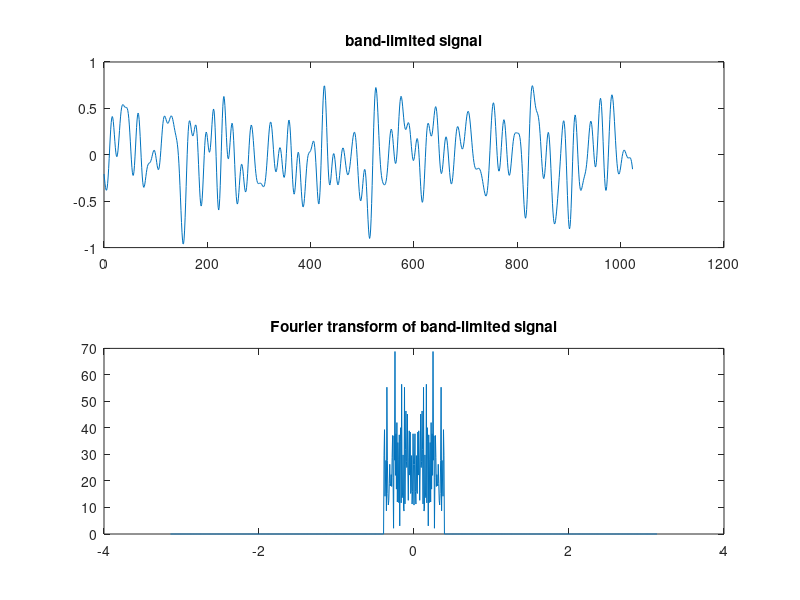
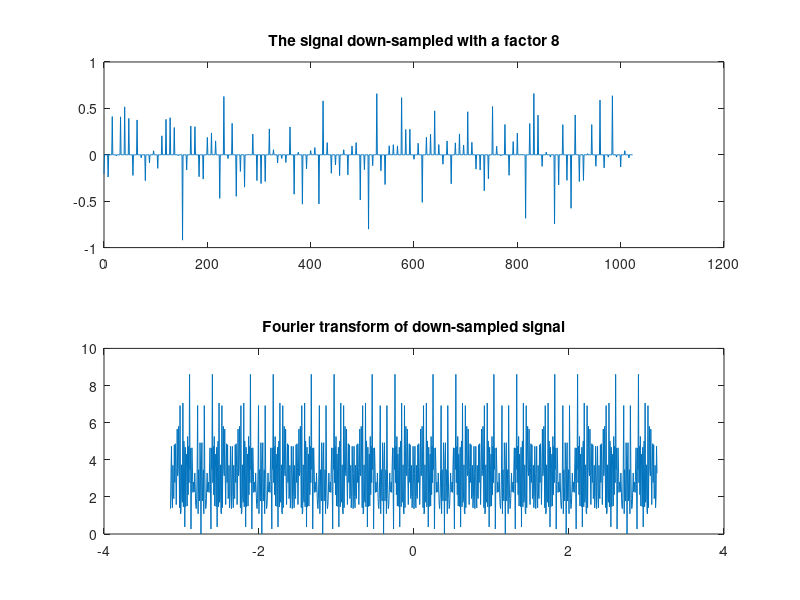
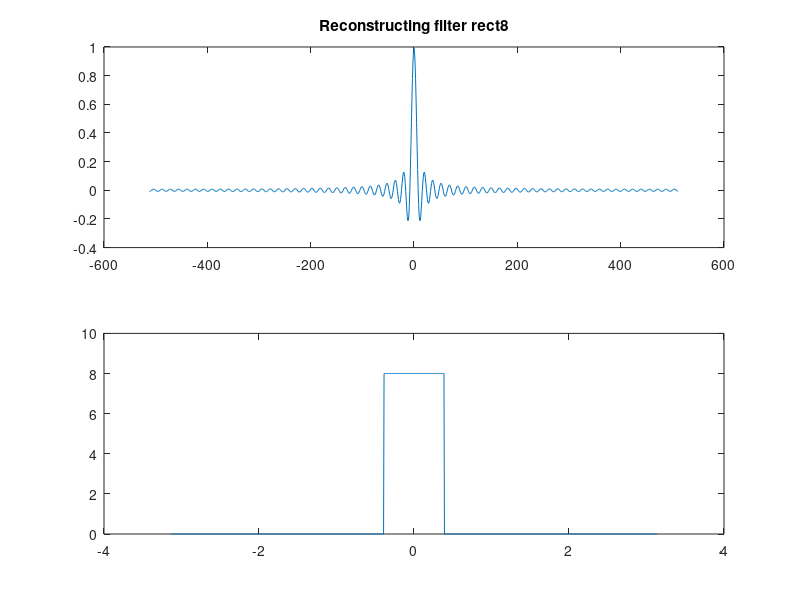
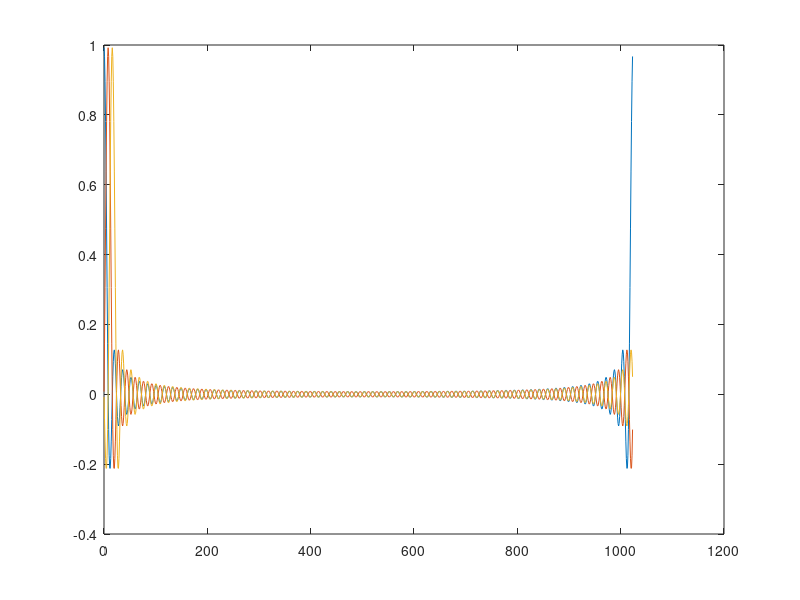

Recreate these plots in MATLAB, in order.
s = randn(1024,1);
S = fftshift(fft(s));
u = (-512:511)' * pi/512;
Rect8 = (abs(u) < pi/8);
Sbl = S .* Rect8; %Create a pi/4-band-limited transform
sbl = ifft(ifftshift(Sbl));
figure(1);subplot(2,1,1);plot(0:1023,sbl);
title('band-limited signal');
subplot(2,1,2);plot(u,abs(Sbl));
title('Fourier transform of band-limited signal');

% Downsample by 8
downsampl8=sbl(1:8:end);

% Upsample by inserting zeroes
upsampl8 = zeros(1024,1);
upsampl8(1:8:end) = downsampl8;
figure(2); subplot(2,1,1); plot(0:1023,upsampl8);
title('The signal down-sampled with a factor 8');
subplot(2,1,2); plot(u,abs(fftshift(fft(upsampl8))));
title('Fourier transform of down-sampled signal');


% Plot rect signal
rect8 = ifft(fftshift(8*Rect8));
figure(3);
subplot(2,1,1); plot(-512:511, ifftshift(rect8));
title('Reconstructing filter rect8');
subplot(2,1,2); plot(u,abs(fftshift(fft(rect8))));

for ix=0:127,
    B8(:,ix+1) = circshift(rect8,8*ix);
end
figure(4); plot(0:1023,B8(:,[1 2 3]));
%QUESTION: What do the reconstructing functions look like? 
% Are they in accordance with your expectations described in preparatory exercise 2?
% SOL:Since its linear function its additive,point is from the graph and
% the rest is the function and repeatedly
%128 sinc function presesnt

sblrec8 = B8*upsampl8(1:8:end);
figure(5);
subplot(2,1,1); plot(0:1023,sblrec8);
title('Reconstructed signal from factor 8 down-sampled signal');
subplot(2,1,2); plot(u,abs(fftshift(fft(sblrec8))));
title('Fourier transform of reconstructed signal');
fprintf('Reconstruction from factor 8 down-sampled signal (no noise)\n');
%err=sbl-sblrec8;
%Question 2:hat amount of noise do you get (mean and standard deviation)? 
% Is it consistent with your answer to preparatory exercise 3?
%sol:mean 0 and sd is 0
%% 
%disp(norm(err));
%disp(mean(err));
%disp(std(err));
sigma=0.1;
downsampl8n=sbl(1:8:end)+sigma*randn(128,1);
upsampl8n=zeros(1,1024);
upsampl8n(1:8:end)=downsampl8n;
figure(6);
subplot(2,1,1);plot(0:1023,upsampl8n);
title('The signal down-sampled with a factor 8 with noise');
subplot(2,1,2);plot(u,abs(fftshift(fft(upsampl8n))));
title('Fourier transform of down-sampled signal with noise');


sblrec8n=B8*downsampl8n;
figure(7);subplot(2,1,1);plot(0:1023,sblrec8n);
title('Reconstructed signal from factor 8 down-sampled signal with noise');
subplot(2,1,2);plot(u,abs(fftshift(fft(sblrec8n))));
title('Fourier transform of reconstructed signal with noise');
err=sbl-sblrec8n;
fprintf('Reconstruction from factor 8 down-sampled signal with noise\n');

%Question:QUESTION: What amount of noise do you get (mean and standard deviation)?
% Is it consistent with your answer to preparatory exercise 5?
%Sol:mean is 0 and sd is somwhere around 0.1

%% 3.3 Over-sampling, reconstruction with a basis
downsampl4n=sbl(1:4:end)+sigma*randn(256,1);
upsampl4n=zeros(1,1024);
upsampl4n(1:4:end)=downsampl4n;
figure(8);
subplot(2,1,1);plot(0:1023,upsampl4n);
title('The signal down-sampled with a factor 4 with noise');
subplot(2,1,2);plot(u,abs(fftshift(fft(upsampl4n))));
title('Fourier transform of down-sampled signal with noise');

Rect4=(abs(u)<=pi/4);
rect4=ifft(fftshift(4*Rect4));
figure(9);
subplot(2,1,1);plot(-512:511,ifftshift(rect4));
title('Reconstructing filter rect4' );
subplot(2,1,2);plot(u,abs(fftshift(fft(rect4))));

for ix=0:255,
    B4(:,ix+1)=circshift(rect4,4*ix);
end
figure(10);plot(0:1023,B4(:,[1 2 3])');
% Question 4:QUESTION: What do the reconstructing functions look like in this case?
% Are they as you expected?
%Answer:yes

sblrec4b=B4*downsampl4n;
figure(11);subplot(2,1,1);plot(0:1023,sblrec4b);
title('Reconstructed signal from factor 4 down-sampled signal (basis)');
subplot(2,1,2);plot(u,abs(fftshift(fft(sblrec4b))));
title('Fourier transform of reconstructed signal (basis)');
err=sbl-sblrec4b;
fprintf('Reconstruction from factor 4 down-sampled signal (basis)\n');
fprintf('Reconstruction error: mean %f std %f\n',mean(err),std(err));
%QUESTION: What amount of noise do you get (mean and standard deviation)?
% Is it consistent with your answer to preparatory exercise 7?
%Sol:0 mean and sd close to 0.1
%QUESTION: Does it give you the expected answer?̈́
%sol:yes it checks for the last value

%% 3.4 Over-sampling, reconstruction with a frame
for ix=0:255,
    F8(:,ix+1)=circshift(rect8,4*ix);
end
figure(13);plot(0:1023,F8(:,[1 2 3])');
%QUESTION: What do these functions look like? 
% How do they differ from the reconstructing functions in the previous exercise? Compare!
%Sol:It is out of phase ,,the combination will not cancel each other.
sblrec4f=0.5*F8*downsampl4n;
figure(15);
subplot(2,1,1);plot(0:1023,sblrec4f);
title('Reconstructed signal from factor 4 down-sampled signal (frame)');
subplot(2,1,2);plot(u,abs(fftshift(fft(sblrec4f))));
title('Fourier transform of reconstructed signal (frame)');
err=sbl-sblrec4f;
fprintf('Reconstruction from factor 4 down-sampled signal (frame)\n');
fprintf('Reconstruction noise error: mean %f std %f\n',mean(err),std(err));
%QUESTION: Did you get a noise level in accordance with preparatory exercise 10?
%Sol:yes ,,lower the svd
%QUESTION: Is it a proper frame?
%Sol:it is a frame

%Now to confirm that F8 holds a proper frame
% Check frame F8
[U S V] = svd(F8);
diagS  = diag(S);
zeros_S = find( diagS == 0); % zeros_S is empty -> F8 correct frame
